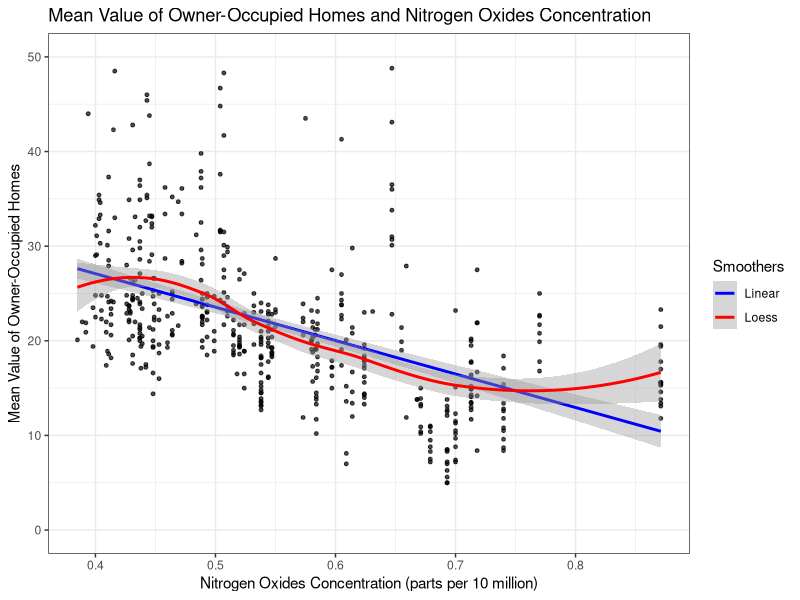
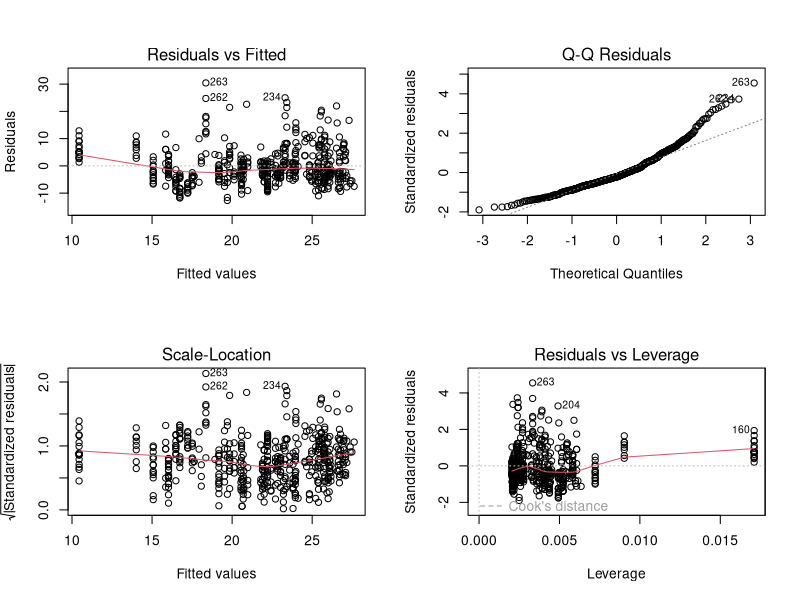
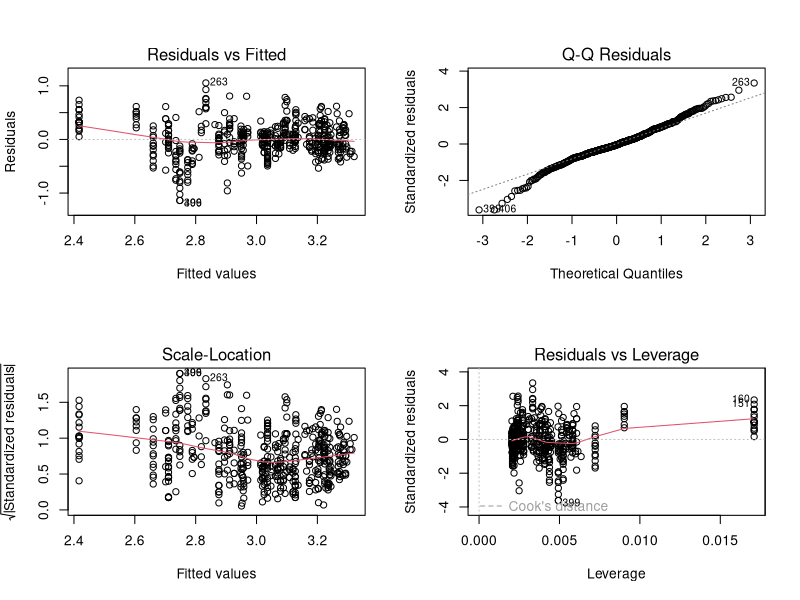
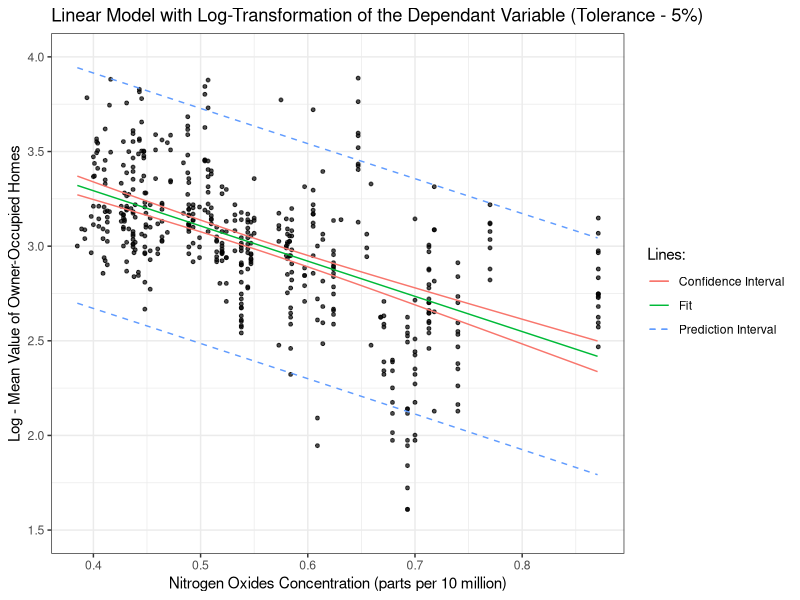

The R script that drew these images, in order: (Note: this script raises an error after producing the figures.)
#############################################################
###### Analýza odezvy 'medv' vzhledem k proměnné 'nox' ######
#############################################################

### Načtení potřebných knihoven ###
needed.libraries <- c('data.table','car','MASS','ggplot2',
                      'ISLR','graphics','effects','lattice',
                      'segmented','leaps','splines','psych',
                      'corrgram','forecast','lmtest')
for(libs in needed.libraries) require(libs, character.only = TRUE)

# Odstraníme outliery
with(Boston, table(medv))
newBoston <- Boston[which(Boston$medv != 50),]

# Scatter plot
p <- ggplot(newBoston, aes(x=nox, y=medv)) +
  geom_point(size=1, alpha=0.7) +
  geom_smooth(method = 'lm', formula = y ~ x, aes(colour="Linear"))  +
  geom_smooth(method = 'loess', formula = y ~ x, aes(colour="Loess")) +
  scale_colour_manual(name="Smoothers", values=c("blue", "red")) + 
  theme_bw() +
  xlab("Nitrogen Oxides Concentration (parts per 10 million)") +
  ylab("Mean Value of Owner-Occupied Homes") +
  ggtitle("Mean Value of Owner-Occupied Homes and Nitrogen Oxides Concentration") +
  coord_cartesian(xlim=c(0.385, 0.8710), ylim=c(0, 50)) 
p

# Podívejme se na jednoduchý lineární model:
boston_lm <- lm(medv ~ nox, data = newBoston)
summary(boston_lm)
opar <- par(mfrow=c(2,2))
plot(boston_lm)
par(opar)
# Rezidua jsou relativně symetrická, ale podle Q-Q plotu hypotézu o jejich normalitě zamítneme.

############
### Q07: ###
############

### (1) Uděláme logaritmickou transformaci odezvy 'medv'. ###
logboston_lm <- lm(log(medv) ~ nox, newBoston)
summary(logboston_lm)
opar <- par(mfrow=c(2,2))
plot(logboston_lm)
par(opar)
# Rezidua jsou relativně symetrické vzhledem k 0, Q-Q plot také vypadí docela rozumně.

### (2) Graf s regresní křivkou pro nový model a konfidenčními intervaly na hladině významnosti 5%: ###
new_nox <- data.frame(nox = seq(0.3850,0.8710,0.0009925))
new_conf = predict(logboston_lm, newdata = new_nox, interval = "confidence", level=0.95)
new_pred = predict(logboston_lm, newdata = new_nox, interval = "prediction", level=0.95)
logtrans_p1<- ggplot(newBoston, aes(x=nox, y=log(medv))) +
  geom_point(size=1, alpha=0.7) +
  labs(color="Lines:") + 
  geom_line(aes(x=seq(0.3850,0.8710,0.0009925), y=new_conf[,1], colour = "Fit")) + 
  geom_line(aes(x=seq(0.3850,0.8710,0.0009925), y=new_conf[,2], colour = "Confidence Interval")) + 
  geom_line(aes(x=seq(0.3850,0.8710,0.0009925), y=new_conf[,3], colour = "Confidence Interval")) + 
  geom_line(aes(x=seq(0.3850,0.8710,0.0009925), y=new_pred[,2], colour = "Prediction Interval"), linetype=2) + 
  geom_line(aes(x=seq(0.3850,0.8710,0.0009925), y=new_pred[,3], colour = "Prediction Interval"), linetype=2) + 
  theme_bw() +
  xlab("Nitrogen Oxides Concentration (parts per 10 million)") +
  ylab("Log - Mean Value of Owner-Occupied Homes") +
  ggtitle("Linear Model with Log-Transformation of the Dependant Variable (Tolerance - 5%)") +
  coord_cartesian(xlim=c(0.385, 0.8710), ylim=c(1.5, 4))
logtrans_p1

### (3) Porovnáme naši transformaci s transformací navrženou Box-Coxem: ###
dev.off()

# Log-věrohodnostní profil Box-Coxovy transformace:
boxcox(boston_lm)
# Nový model s použitím Box-Coxovy transformace.
lambda <- BoxCox.lambda(Boston$medv)
medv_bc <- BoxCox(Boston$medv, lambda)
boston_lm_bc <- lm(medv_bc ~ nox, Boston)
summary(boston_lm_bc)
summary(logboston_lm)
# Koeficient determinace pro model s Box-Coxovou transformací není lepší
# než u modelu s logaritmickou transformací odezvy. 
# Vzhledem k Log-věrohodnostnímu profilu si dovolíme zvolit pro Box-Coxovou 
# transformaci \lambda=0, čímž obdržíme logaritmickou.

# Nakonec se podíváme na chování reziduí obou modelů:
opar <- par(mfrow=c(2,2))
plot(boston_lm_bc)  # Box-Coxova transformace pro \lambda=-0.2380317
plot(logboston_lm)  # Logaritmická transformace odezvy
par(opar)
# Je vidět, Q-Q plot pro obyčejnou logaritmickou transformaci vypadá lépe.


############
### Q08: ###
############

# Ještě jednou se podívejme na logaritmickou transformaci odezvy 'medv':
logtrans_p1

exp_beta1 <- exp(coef(logboston_lm)[2]*0.1)  
# Je to kladné číslo menší než jedna vyjádřující poměr E[Y|X=x+0.1]/E[Y|X=x].
# Tedy (1-exp_beta1)*100 % vyjadřuje o kolik procent klesne cena nemovitosti 
# při nárustu 'nox' o 0.1.
(1-exp_beta1)*100
# Což je přibližně 16.97 %.

############
### Q09: ###
############ 

dev.off()

### (1) Lineární transformace. ###
lin_boston_lm <- lm(medv ~ poly(nox, degree=1, raw=TRUE), data = newBoston)
summary(lin_boston_lm)
new_boston_linear <- predict(lin_boston_lm, newdata = new_nox)
crPlots(lin_boston_lm)

### (2) Kvadratická polynomiální transformace. ###
quadratic_boston_lm <- lm(medv ~ poly(nox, degree=2, raw=TRUE), data = newBoston)
summary(quadratic_boston_lm)
new_boston_quadratic <- predict(quadratic_boston_lm, newdata = new_nox)
crPlots(quadratic_boston_lm)

### (3) Kubická polynomiální transformace. ###
cubic_boston_lm <- lm(medv ~ poly(nox, degree=3, raw=TRUE), data = newBoston)
summary(cubic_boston_lm)
new_boston_cubic <- predict(cubic_boston_lm, newdata = new_nox)
crPlots(cubic_boston_lm)

### (4) Splines. ###
splines_boston_lm <- lm(medv ~ bs(nox,knots=c(0.695),degree=1,Boundary.knots=c(0.385, 0.8710)), data = newBoston)
summary(splines_boston_lm)
new_boston_splines <- predict(splines_boston_lm, newdata = new_nox)

# Zobrazíme si tyto transformace:
transf_plot <- ggplot(newBoston, aes(x=nox, y=medv)) +
  geom_point(size=1, alpha=0.7) +
  geom_line(aes(x=new_nox, y=new_boston_linear, colour="Linear Transformation")) +
  geom_line(aes(x=new_nox, y=new_boston_quadratic, colour="Quadratic Transformation")) +
  geom_line(aes(x=new_nox, y=new_boston_cubic, colour="Cubic Transformation")) +
  geom_line(aes(x=new_nox, y=new_boston_splines, colour="Splines Transformation")) +
  labs(color="Lines:") + 
  theme_bw() +
  xlab("Nitrogen Oxides Concentration (parts per 10 million)") +
  ylab("Mean Value of Owner-Occupied Homes") +
  ggtitle("Transformations of the Dependant Variable - Boston Dataset") +
  coord_cartesian(xlim=c(0.385, 0.8710), ylim=c(0, 50))
transf_plot

### Podívejme se na rezidua modelů. ###
opar <- par(mfrow=c(2,2))
plot(lin_boston_lm) # Tento model nesplňuje symetrii reziduí (je přítomná nelineární závislost) ani jejich normalitu.
plot(quadratic_boston_lm)
plot(cubic_boston_lm)
plot(splines_boston_lm)
par(opar)
# Ostatní modely jsou vzhledem symetrii o něco lepší, ale je problém s normalitou reziduí (pokračování v Q10).



############
### Q10: ###
############

# Z nějakého důvodu 'medv' počinaje hodnotou 'nox'~0.8 začíná 
# růst (průmyslová zóna se silným zněčištěním?).
# Necháme to tak, jak je, i když by asi stalo za to tyto hodnoty odstranit. 

### Vybereme model 'splines_boston_lm', ale provedeme pro něj navíc logaritmickou transformaci odezvy. ###
opar <- par(mfrow=c(2,2))
logsplines_boston_lm <- lm(log(medv) ~ bs(nox,knots=c(0.695),degree=1,Boundary.knots=c(0.385, 0.8710)), data = newBoston)
summary(logsplines_boston_lm)
# Logaritmizací odezvy jsme se docíleli zvětšení koeficientu determinace a zlepšenít tvaru Q-Q plotu.
plot(logsplines_boston_lm)
par(opar)
# Nyní Q-Q Plot vypadá o něco lepší, stále ale jsou přítomny outliery a leverage pointy.
# Navíc se zvětšila signifikance poslední proměnné.

### Nakreslíme si Scatter Plot s konfidenčními a prediction intervaly na hladine významnosti 5 %: ###
new_conf = predict(logsplines_boston_lm, newdata = new_nox, interval = "confidence", level=0.95)
new_pred = predict(logsplines_boston_lm, newdata = new_nox, interval = "prediction", level=0.95)
boston_crime_final_p1<- ggplot(newBoston, aes(x=nox, y=log(medv))) +
  geom_point(size=1, alpha=0.7) +
  labs(color="Lines:") + 
  geom_line(aes(x=seq(0.3850,0.8710,0.0009925), y=new_conf[,1], colour = "Fit")) + 
  geom_line(aes(x=seq(0.3850,0.8710,0.0009925), y=new_conf[,2], colour = "Confidence Interval")) + 
  geom_line(aes(x=seq(0.3850,0.8710,0.0009925), y=new_conf[,3], colour = "Confidence Interval")) + 
  geom_line(aes(x=seq(0.3850,0.8710,0.0009925), y=new_pred[,2], colour = "Prediction Interval"), linetype=2) + 
  geom_line(aes(x=seq(0.3850,0.8710,0.0009925), y=new_pred[,3], colour = "Prediction Interval"), linetype=2) + 
  theme_bw() +
  xlab("Per Capita Crime Rate by Town") +
  ylab("Log - Mean Value of Owner-Occupied Homes") +
  ggtitle("Mean Value of Owner-Occupied Homes vs. Criminality") +
  coord_cartesian(xlim=c(0.3850, 0.8710), ylim=c(1.5, 4))
boston_crime_final_p1

### Plot efektů: ###
plot(allEffects(logsplines_boston_lm))

### Shapiro-Wilk Normality Test: ###
shapiro.test(residuals(logsplines_boston_lm)) 
# P-value je nízka, tudíž musíme hypotézu o normalitě reziduí zamítnout.

### Lilliefors (Kolmogorov-Smirnov) test for normality: ###
library(nortest)
lillie.test(residuals(logsplines_boston_lm)) # Analogicky, ale na hladině 1 % by to šlo příjmout.
